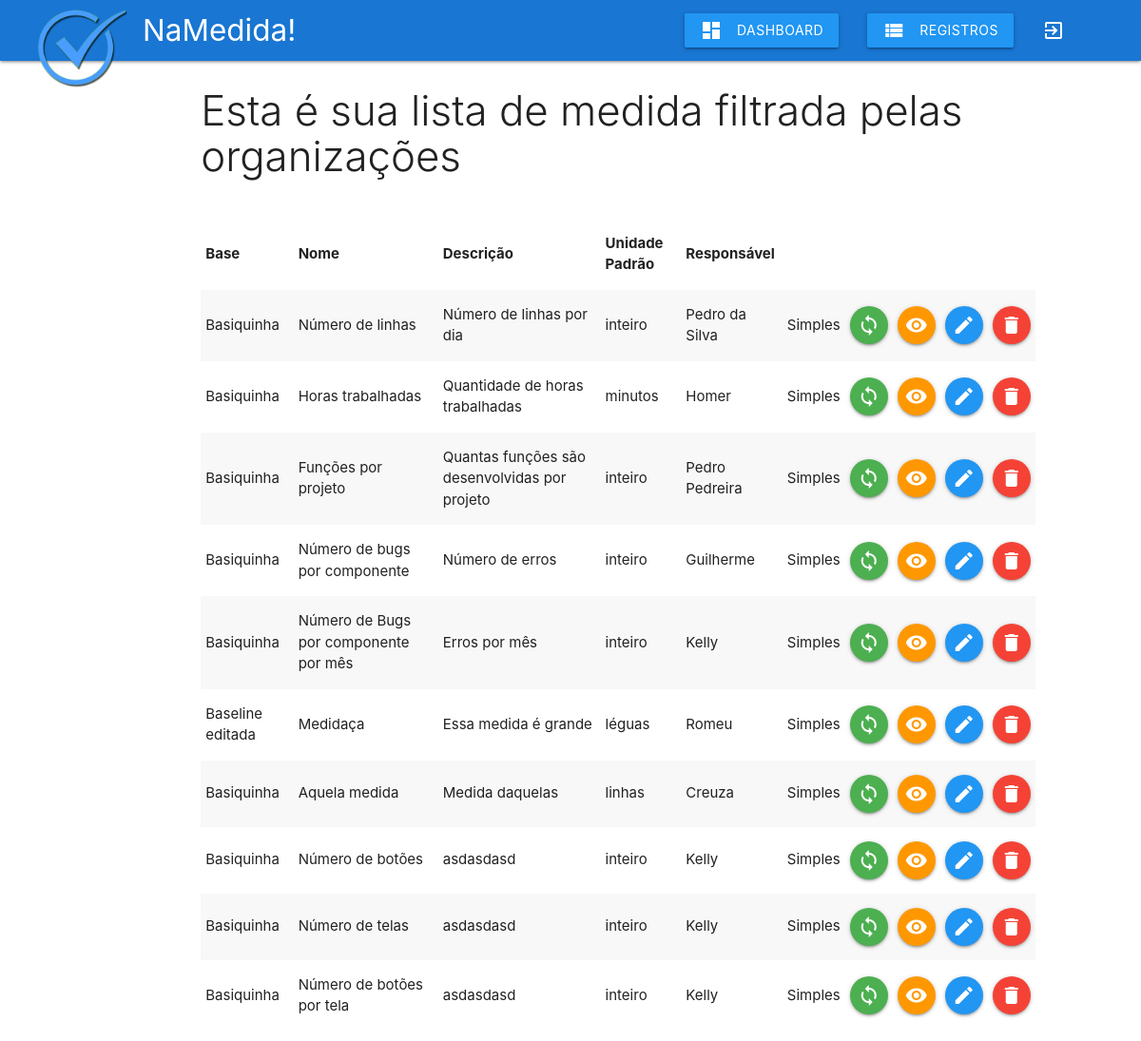
Page /php/filtrar-organizacao.php?idOrganizacao=1 (signed in) on the committed database.
### tables this page shows
CREATE TABLE `medida` (
  `idMedida` int(11) NOT NULL,
  `idBase` int(11) DEFAULT NULL,
  `nome` varchar(45) DEFAULT NULL,
  `descricao` varchar(255) DEFAULT NULL,
  `unidade_padrao` varchar(45) DEFAULT NULL,
  `responsavel` varchar(45) DEFAULT NULL,
  `tipo` tinyint(4) DEFAULT NULL
);

CREATE TABLE `base` (
  `idBase` int(11) NOT NULL,
  `nome` varchar(45) DEFAULT NULL,
  `descricao` varchar(255) DEFAULT NULL,
  `idProjeto` int(11) DEFAULT NULL
);

### php/includes/cabecalhos.php (called while the page is built, shortened)
<?php
$medida[] = 'Base';
$medida[] = 'Nome';
$medida[] = 'Descrição';
$medida[] = 'Unidade Padrão';
$medida[] = 'Responsável';

### php/filtrar-organizacao.php (the view, shortened to what this page needs)
<?php
include_once 'db_connect.php';
include_once 'includes/header.php';
include_once 'includes/cabecalhos.php';
include_once 'includes/navbar.php';
if(isset($_GET['idOrganizacao'])):
	$id = mysqli_escape_string($connect, $_GET['idOrganizacao']);
	$sql = "SELECT * FROM Setor WHERE idOrganizacao = '$id'";
	$resultado = mysqli_query($connect, $sql);
	$ids_setores = array();
	$ids_projetos = array();
	$ids_bases = array();
	$ids_medidas = array();
	if(mysqli_num_rows($resultado) > 0):
		while($setores_dados = mysqli_fetch_array($resultado)):
			$ids_setores[] = $setores_dados['idSetor'];
		endwhile;
		$sql = "SELECT * FROM Projeto WHERE ";
		for($i = 0; $i < count($ids_setores); $i++):
			if($i == 0):
				$id = $ids_setores[$i];
				$sql = $sql."idSetor = '$id'";
			else:
				$id = $ids_setores[$i];
				$sql = $sql." OR idSetor = '$id'";
			endif;
		endfor;
		$resultado = mysqli_query($connect, $sql);
		if (mysqli_num_rows($resultado) > 0):
			while ($projetos_dados = mysqli_fetch_array($resultado)):
				$ids_projetos[] = $projetos_dados['idProjeto'];
			endwhile;
			$sql = "SELECT * FROM Base WHERE ";
			for($i = 0; $i < count($ids_projetos); $i++):
				if($i == 0):
					$id = $ids_projetos[$i];
					$sql = $sql."idProjeto = '$id'";
				else:
					$id = $ids_projetos[$i];
					$sql = $sql." OR idProjeto = '$id'";
				endif;
			endfor;
			$resultado = mysqli_query($connect, $sql);
			if (mysqli_num_rows($resultado) > 0):
				while ($bases_dados = mysqli_fetch_array($resultado)):
					$ids_bases[] = $bases_dados['idBase'];
				endwhile;
				$sql = "SELECT * FROM Medida WHERE ";
				for($i = 0; $i < count($ids_bases); $i++):
					if($i == 0):
						$id = $ids_bases[$i];
						$sql = $sql."idBase = '$id'";
					else:
						$id = $ids_bases[$i];
						$sql = $sql." OR idBase = '$id'";
					endif;
				endfor;
				$resultado = mysqli_query($connect, $sql);
				if (mysqli_num_rows($resultado) > 0):
					while($medidas_dados = mysqli_fetch_array($resultado)):
						$ids_medidas[] = $medidas_dados['idMedida'];
					endwhile;
				endif;
			endif;
		endif;
	endif;
endif;
?>
<div class="row">
	<div class="col s12 m9 push-m2">
	<?php if(count($ids_medidas) > 0): ?>
		<h3 class="light"> Esta é sua lista de medida filtrada pelas organizações</h3>
		<table class="striped responsive-table">
			<thead>
				<tr>
				<?php
					foreach ($medida as $key) {
						echo "<th>$key</th>";
					}
				?>
				</tr>
			</thead>
			<tbody>
				<?php
					$sql = "SELECT * FROM Medida WHERE ";
					for ($i=0; $i < count($ids_bases); $i++) {
						if ($i == 0):
							$sql = $sql."idBase = '$ids_bases[$i]'";
						else:
							$sql = $sql." or idBase = '$ids_bases[$i]'";
						endif;
					}
					$resultado = mysqli_query($connect, $sql);
					if (mysqli_num_rows($resultado) > 0):
					while ($medidas_dados = mysqli_fetch_array($resultado)):
				?>
				<tr>
					<td><?php
						$id = $medidas_dados['idBase'];
						$sql = "SELECT nome FROM Base WHERE idBase = '$id'";
						$base_nome = mysqli_query($connect, $sql);
						$base_nome = mysqli_fetch_array($base_nome);
						echo $base_nome['nome'];
					?></td>
					<td><?php echo $medidas_dados['nome']; ?></td>
					<td><?php echo $medidas_dados['descricao']; ?></td>
					<td><?php echo $medidas_dados['unidade_padrao']; ?></td>
					<td><?php echo $medidas_dados['responsavel']; ?></td>
					<td><?php
						if($medidas_dados['tipo'] == 0):
							echo "Simples";
						else:
							echo "Derivada";
						endif;
					?></td>
					<td><a href="vinculo-medida.php?idMedida=<?php echo $medidas_dados['idMedida']; ?>" class="btn-floating green"><i class="material-icons">sync</i></a></td>
					<td><a href="lista-coleta-medida.php?idMedida=<?php echo $medidas_dados['idMedida']; ?>" class="btn-floating orange"><i class="material-icons">remove_red_eye</i></a></td>
					<td><a href="editar-medida.php?idMedida=<?php echo $medidas_dados['idMedida']; ?>" class="btn-floating blue"><i class="material-icons">edit</i></a></td>
					<td><a href="#modal<?php echo $medidas_dados['idMedida']; ?>" class="btn-floating red modal-trigger"><i class="material-icons">delete</i></a></td>
				</tr>
				<?php
				endwhile;
				endif;
				else:
				?>
				<h3 class="light"> Nenhuma medida encontrada para esta organização</h3>
				<?php
				endif;
				?>
			</tbody>
		</table>
	</div>
</div>
<?php
include_once 'includes/footer.php';
?>

### php/includes/style.php (style rules this page uses)
.responsive-table { margin-top: 40px; }

### rows in the picture
medida: idBase.nome "Basiquinha", nome "Número de linhas", descricao "Número de linhas por dia", unidade_padrao "inteiro", responsavel "Pedro da Silva", tipo "Simples"
medida: idBase.nome "Basiquinha", nome "Horas trabalhadas", descricao "Quantidade de horas trabalhadas", unidade_padrao "minutos", responsavel "Homer", tipo "Simples"
medida: idBase.nome "Basiquinha", nome "Funções por projeto", descricao "Quantas funções são desenvolvidas por projeto", unidade_padrao "inteiro", responsavel "Pedro Pedreira", tipo "Simples"
medida: idBase.nome "Basiquinha", nome "Número de bugs por componente", descricao "Número de erros", unidade_padrao "inteiro", responsavel "Guilherme", tipo "Simples"
medida: idBase.nome "Basiquinha", nome "Número de Bugs por componente por mês", descricao "Erros por mês", unidade_padrao "inteiro", responsavel "Kelly", tipo "Simples"
medida: idBase.nome "Baseline editada", nome "Medidaça", descricao "Essa medida é grande", unidade_padrao "léguas", responsavel "Romeu", tipo "Simples"
medida: idBase.nome "Basiquinha", nome "Aquela medida", descricao "Medida daquelas", unidade_padrao "linhas", responsavel "Creuza", tipo "Simples"
medida: idBase.nome "Basiquinha", nome "Número de botões", descricao "asdasdasd", unidade_padrao "inteiro", responsavel "Kelly", tipo "Simples"
medida: idBase.nome "Basiquinha", nome "Número de telas", descricao "asdasdasd", unidade_padrao "inteiro", responsavel "Kelly", tipo "Simples"
medida: idBase.nome "Basiquinha", nome "Número de botões por tela", descricao "asdasdasd", unidade_padrao "inteiro", responsavel "Kelly", tipo "Simples"

### other values in the picture
$key "Base"
$key "Nome"
$key "Descrição"
$key "Unidade Padrão"
$key "Responsável"
